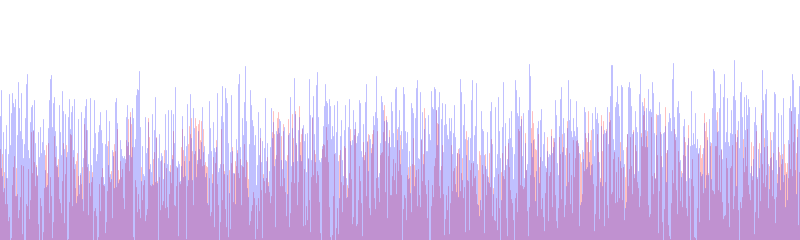
Frame 1 (no input)
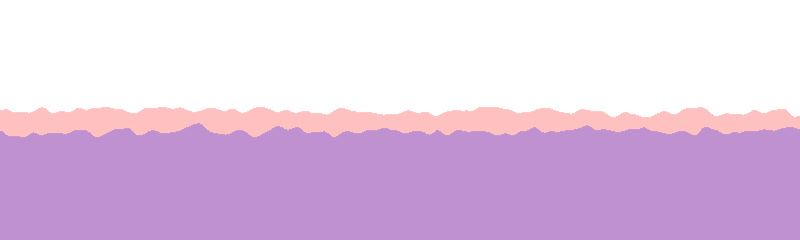
Frame 60 (the mouse pressed at the canvas centre just before this capture)
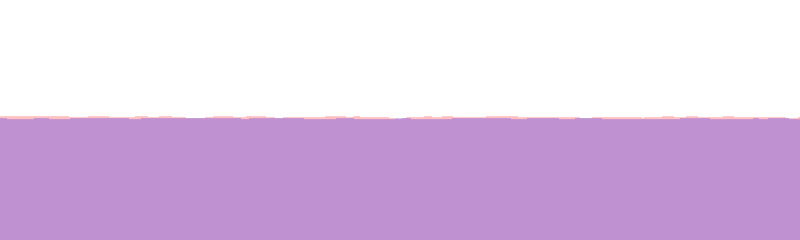
Frame 120 (the mouse held since frame 60 and released just before this capture)

The Processing sketch that drew these frames (run headless with seeded random() and noise(); from frame 60 on, the mouse is pressed at the canvas centre):

// Processing sketch: continuous_1d
// ── continuous_1d.pde

//////////////////////////////////////////////
//                                          //
//     1D Reaction-Diffusion System         //
//                                          //
//////////////////////////////////////////////

// (c) bitcraftlab 2013

// Simple example of a continuous 1D CA with two chemicals

float[][][] ca;
int chemicals = 2;
int memories = 2;

color palette[] = {  #ff0000, #0000ff };
float[] diffusionRate = { 0.1, 0.1 };
float[][] reactionRate = {{ 0, 0.1 }, { -0.1, -0.02 }};

int RED = 0, BLUE = 1;
int CELLS = 0, MEMORY = 1;
int speedup = 5;

float cmax = 1.0; // maximum concentrations
boolean paused;

void setup() {

  size(800, 240);
  ca = new float[chemicals][memories][width];
  randomInit();
  
  background(255);

}

PImage img;

void draw() {

  // performing several steps before showing the state
  // making everything a lot smoother to watch
  
  if(!paused) {
    for (int i= 0; i < speedup; i++) {
      pushMemory();
      for (int c = 0; c < chemicals; c++) {
        for (int x = 0; x < width; x++) {
          reaction_diffusion(c, x);
        }
      }
    }
  }


  // maximum height
  background(255);

  // flip the screen upside-down
  translate(0, height);
  scale(1, -1);

  // sweep from left to right, bar-chart style
  for (int i = 0; i < chemicals; i++) {
    stroke(palette[i], 63);
    for (int x = 0; x < width; x++) {
      line(x, 0, x, ca[i][CELLS][x] * height);
    }
  }

}

void mousePressed() {
  mousePaint();
}

void mouseDragged() {
  mousePaint();
}

void keyPressed() {
  switch(key) {
    case ' ': randomInit(); break;
    case 'p': paused = !paused; break;
  }

}

// ── computation.pde

// reaction diffusion magic ...

void reaction_diffusion(int c, int x) {

  float rate = diffusionRate[c];
   
  // influx from left and right cells
  int left = constrain(x - 1, 0, width-1);
  int right = constrain(x + 1, 0, width-1);
  
  // influx depending on the diffusion rate
  float diffusion  = (ca[c][MEMORY][left] + ca[c][MEMORY][x] + ca[c][MEMORY][right]) / 3.0;
  float cnew = ca[c][MEMORY][x] * (1-rate) +  diffusion * rate;
  
  // reaction depending on concentration and reaction rate of the other chemical
  for(int i = 0; i < chemicals; i++) {
    cnew += reactionRate[c][i] * (ca[i][MEMORY][x] - cmax/2);
  }
  
  // limit the concentration
  ca[c][CELLS][x] = constrain(cnew, 0, cmax);

}

// flipping buffers
void pushMemory() {
  CELLS = 1 - CELLS;
  MEMORY = 1 - MEMORY;
}


// ── painting.pde


// let's turn the mouse into a pipette...

void mousePaint() {
  paint(mouseButton == LEFT ? RED : BLUE, pmouseX, pmouseY, mouseX, mouseY);
}

// Adding some chemical between x1 and x2
void paint(int chemical, int x1, int y1, int x2, int y2) {

  // add some over-shoot
  int dx = 5;

  if (x1 > x2) {

    // flip direction if necessary
    paint(chemical, x2, y2, x1, y1);
  } 
  else {

    // make sure we don't go off limits
    x1 = constrain(x1 - dx, 0, width-1);
    x2 = constrain(x2 + dx, 0, width-1);
   
    // sweep from left to right
    for (int x = x1; x < x2; x++) {
      float y = constrain(map(x, x1, x2, y1, y2), 0, height);  
      ca[chemical][CELLS][x] = map(height - y, 0, height, 0, cmax);
    }
  }
}

// init with noise
void randomInit() {
  for (int i = 0; i < chemicals; i++) {
    for (int x = 0; x < width; x++) {
      ca[i][CELLS][x] = random(cmax) * .65;
    }
  }
}
